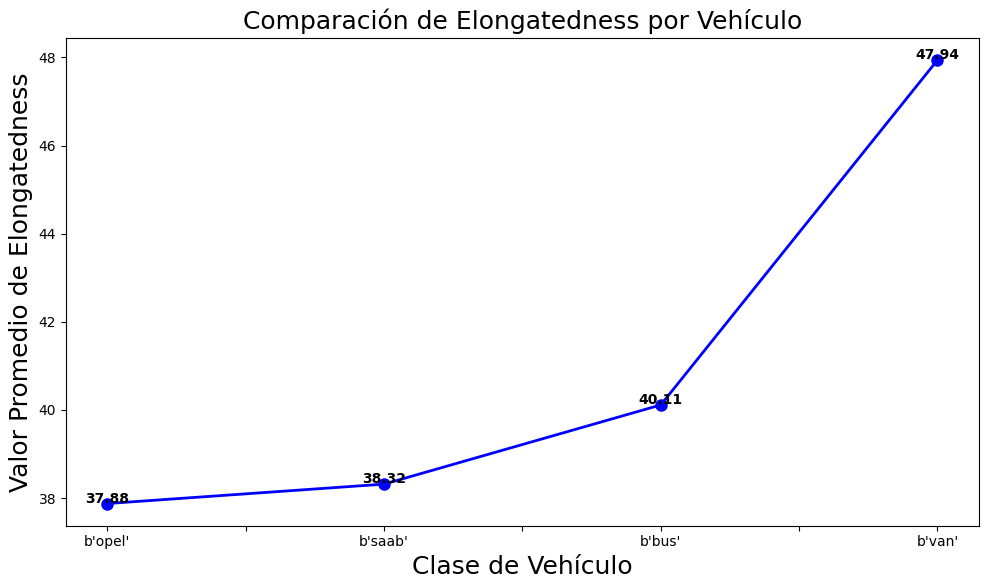

The Python source for this figure:
import pandas as pd
import matplotlib.pyplot as plt

# Cargar el dataset en un DataFrame
df = pd.read_csv('vehicule.csv')

# Agrupar los datos por la clase del vehículo y obtener el valor medio de 'ELONGATEDNESS'
elongatedness_means = df.groupby('Class')['ELONGATEDNESS'].mean()

# Ordenar los valores de 'ELONGATEDNESS' de menor a mayor
elongatedness_means = elongatedness_means.sort_values(ascending=True)

# Crear gráfico de líneas para comparar la 'ELONGATEDNESS' de cada vehículo
plt.figure(figsize=(10, 6))

# Plot de línea
ax = elongatedness_means.plot(kind='line', marker='o', color='b', linestyle='-', linewidth=2, markersize=8)

# Etiquetas y título
plt.title('Comparación de Elongatedness por Vehículo', fontsize=18)
plt.xlabel('Clase de Vehículo', fontsize=18)
plt.ylabel('Valor Promedio de Elongatedness', fontsize=18)

# Agregar los valores en las líneas en negrita
for x, y in enumerate(elongatedness_means):
    ax.text(x, y + 0.02, f'{y:.2f}', ha='center', fontweight='bold', color='black')

# Ajustar para que todo se vea bien
plt.tight_layout()
plt.show()
